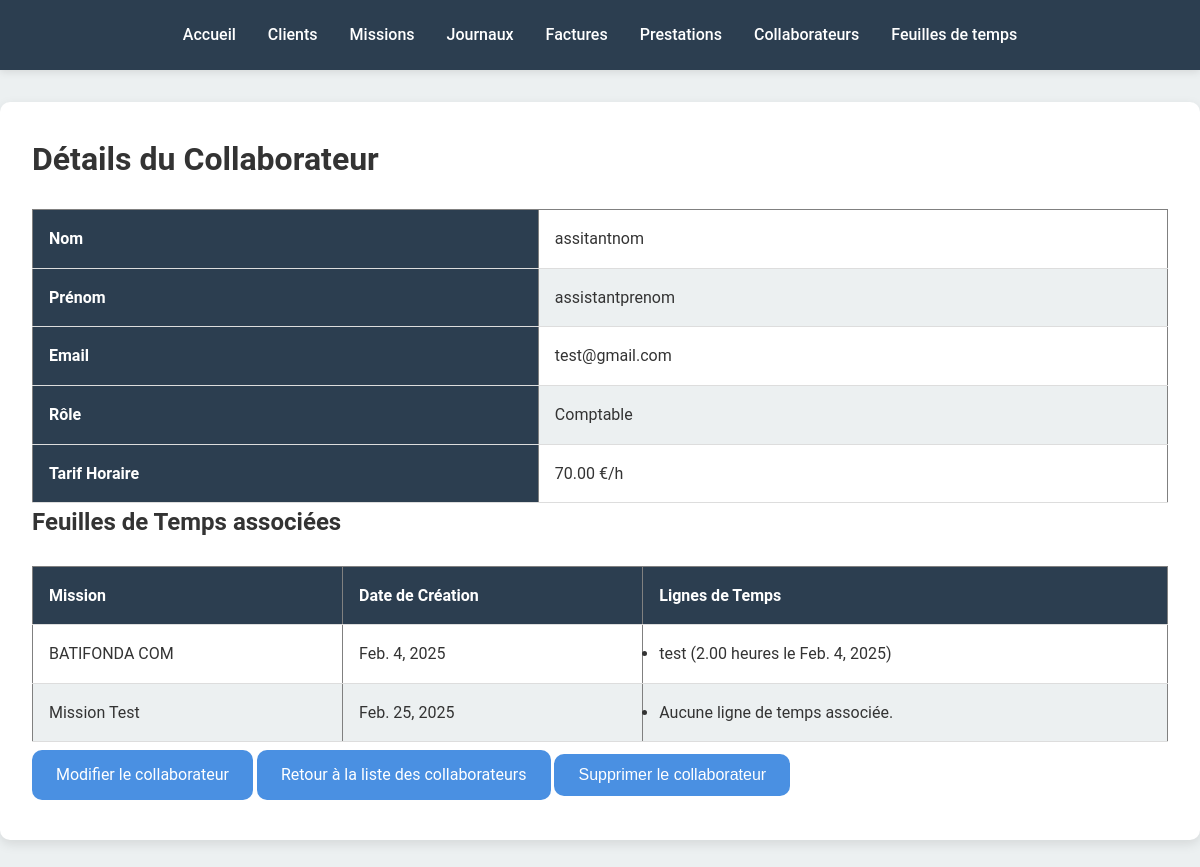
The page /collaborateurs/1/ (signed in) on the database as committed earlier.
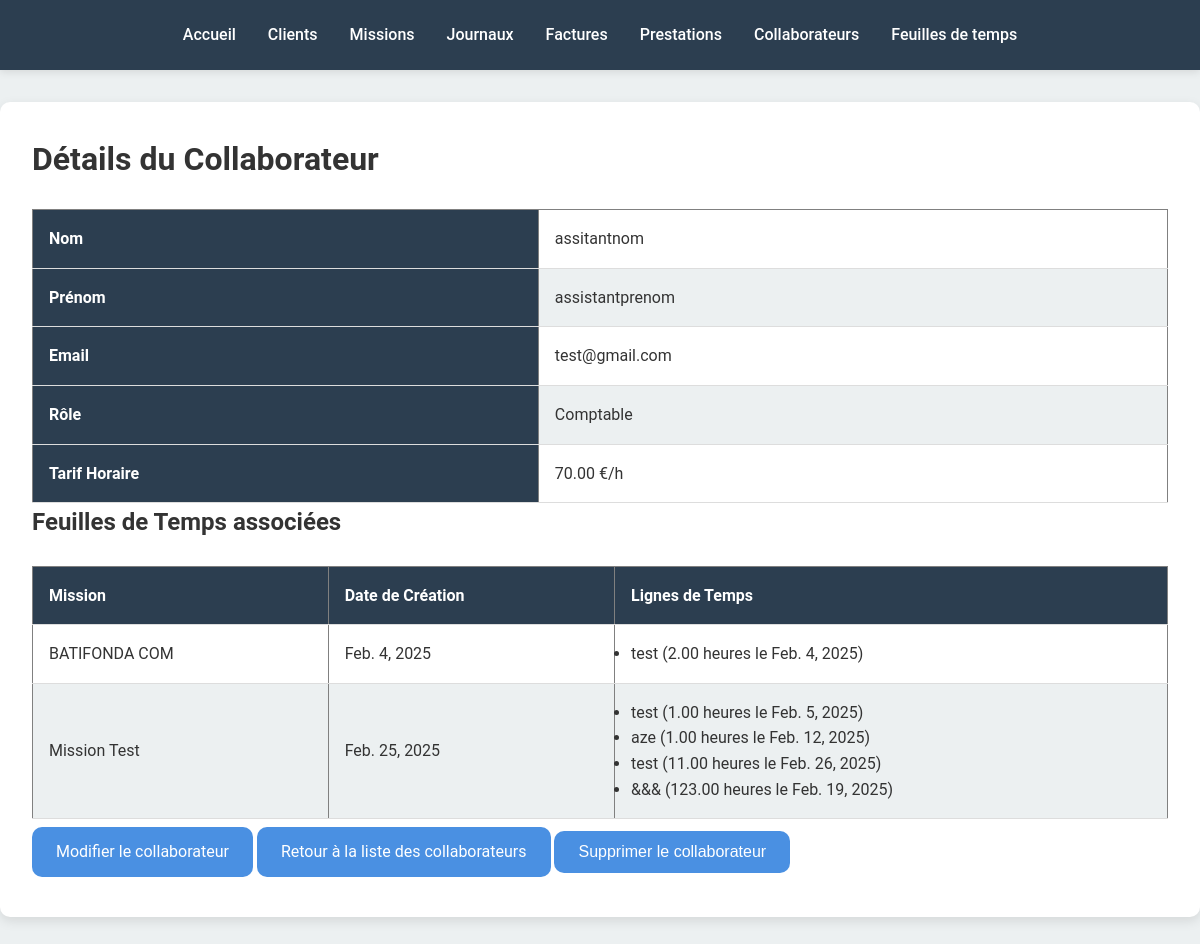
The same page on the database as committed later.
### projManagement/models.py (models this page shows, shortened)
class Collaborateur(models.Model):
    class Role(models.TextChoices):
        COMPTABLE  = 'COMPTABLE', 'Comptable'
        DIRECTEUR  = 'RAF', 'Responsable administratif et financier'
        ASSOCIE  = 'ASSOCIE', 'Associé'
    nom = models.CharField(max_length=100)
    prenom = models.CharField(max_length=100)
    email = models.EmailField(unique=True)
    password = models.CharField(max_length=128)
    role = models.CharField(max_length=10, choices=Role.choices)
    tarif_horaire = models.DecimalField(max_digits=10, decimal_places=2)

class FeuilleDeTemps(models.Model):
    mission = models.ForeignKey('Mission', on_delete=models.CASCADE, related_name='feuilles_de_temps')
    collaborateur = models.ForeignKey(Collaborateur, on_delete=models.CASCADE, related_name='feuilles_de_temps')
    date_creation = models.DateField(default=now, editable=True)

class Mission(models.Model):
    title = models.CharField(max_length=255)
    description = models.TextField(blank=True, null=True)
    start_date = models.DateField()
    end_date = models.DateField(blank=True, null=True)
    client = models.ForeignKey(Client, on_delete=models.CASCADE, related_name="missions")
    libelle = models.CharField(max_length=255, default = '')
    budget = models.DecimalField(max_digits=10, decimal_places=2, default=0)
    statut = models.CharField(max_length=20, choices=[("en cours", "En cours"), ("en attente", "En attente"), ("fermé", "Fermé")], default='En attente')

class LigneDeFeuilleDeTemps(models.Model):
    feuille_de_temps = models.ForeignKey(FeuilleDeTemps, on_delete=models.CASCADE, related_name='lignes')
    date = models.DateField()
    heures_travaillees = models.DecimalField(max_digits=5, decimal_places=2)
    description = models.TextField()
    montant = models.DecimalField(max_digits=10, decimal_places=2, null=True, blank=True)

### projManagement/views.py (the view)
# urls.py: path('collaborateurs/<int:id>/', views.detail_collaborateur, name='detail_collaborateur'),
def detail_collaborateur(request, id):
    collaborateur = Collaborateur.objects.filter(id=id).first()
    return render(request, 'projManagement/detailCollaborateur.html', {'collaborateur': collaborateur})

### projManagement/templates/projManagement/detailCollaborateur.html (shortened to what this page needs)
{% extends 'projManagement/overlay.html' %}
{% block content %}
<h1>Détails du Collaborateur</h1>
<table border="1">
    <tr>
        <th>Nom</th>
        <td>{{ collaborateur.nom }}</td>
    </tr>
    <tr>
        <th>Prénom</th>
        <td>{{ collaborateur.prenom }}</td>
    </tr>
    <tr>
        <th>Email</th>
        <td>{{ collaborateur.email }}</td>
    </tr>
    <tr>
        <th>Rôle</th>
        <td>{{ collaborateur.get_role_display }}</td>
    </tr>
    <tr>
        <th>Tarif Horaire</th>
        <td>{{ collaborateur.tarif_horaire }} €/h</td>
    </tr>
</table>
<h2>Feuilles de Temps associées</h2>
<table border="1">
    <thead>
        <tr>
            <th>Mission</th>
            <th>Date de Création</th>
            <th>Lignes de Temps</th>
        </tr>
    </thead>
    <tbody>
        {% for feuille in collaborateur.feuilles_de_temps.all %}
        <tr>
            <td>{{ feuille.mission.title }}</td>
            <td>{{ feuille.date_creation }}</td>
            <td>
                <ul>
                    {% for ligne in feuille.lignes.all %}
                    <li>{{ ligne.description }} ({{ ligne.heures_travaillees }} heures le {{ ligne.date }})</li>
                    {% empty %}
                    <li>Aucune ligne de temps associée.</li>
                    {% endfor %}
                </ul>
            </td>
        </tr>
        {% empty %}
        <tr>
            <td colspan="3">Aucune feuille de temps associée.</td>
        </tr>
        {% endfor %}
    </tbody>
</table>
<a href="{% url 'modifier_collaborateur' collaborateur.id %}" class="btn">Modifier le collaborateur</a>
<a href="{% url 'collaborateurs' %}" class="btn">Retour à la liste des collaborateurs</a>
<button onclick="document.getElementById('myDialog').showModal()" class="btn">Supprimer le collaborateur</button>
{% endblock %}

### projManagement/templates/projManagement/overlay.html (shortened to what this page needs)
{% load static %}
<!DOCTYPE html>
<html lang="en">
<head>
    <link rel="stylesheet" href="{% static 'projManagement/style.css' %}"/>
</head>
<body>
    <header>
        <nav>
            <ul>
                <li><a href="{% url 'home' %}">Accueil</a></li>
                <li><a href="{% url 'clients' %}">Clients</a></li>
                <li><a href="{% url 'missions' %}">Missions</a></li>
                <li><a href="{% url 'journaux' %}">Journaux</a></li>
                <li><a href="{% url 'factures' %}">Factures</a></li>
                <li><a href="{% url 'prestations' %}">Prestations</a></li>
                <li><a href="{% url 'collaborateurs' %}">Collaborateurs</a></li>
                <li><a href="{% url 'feuilles_de_temps' %}">Feuilles de temps</a></li>
            </ul>
        </nav>
    </header>
    <main>
        {% block content %}{% endblock %}
    </main>
</body>
</html>

### projManagement/static/projManagement/style.css (style rules this page uses)
:root { --font-family: 'Roboto', sans-serif; --primary: #4a90e2; --primary-hover: #357ABD; --secondary: #2c3e50; --accent: #e74c3c; --bg-light: #ecf0f1; --bg-white: #ffffff; --text: #333333; --header-height: 70px; --border-radius: 10px; --box-shadow: 0 4px 12px rgba(0, 0, 0, 0.1); }
* { margin: 0; padding: 0; box-sizing: border-box; }
html { scroll-behavior: smooth; }
body { font-family: var(--font-family); background: var(--bg-light); color: var(--text); line-height: 1.6; padding-top: var(--header-height); }
a { color: var(--primary); text-decoration: none; transition: color 0.3s ease; }
header { position: fixed; top: 0; left: 0; width: 100%; height: var(--header-height); background: var(--secondary); display: grid; place-items: center; box-shadow: 0 2px 8px rgba(0, 0, 0, 0.1); z-index: 100; }
header nav { width: 90%; }
header nav ul { list-style: none; display: flex; justify-content: center; gap: 2rem; }
header nav ul li a { color: #fff; font-size: 1rem; font-weight: 500; }
main { max-width: 1200px; margin: 2rem auto; background: var(--bg-white); border-radius: var(--border-radius); padding: 2rem; box-shadow: var(--box-shadow); }
table { width: 100%; border-collapse: collapse; margin-top: 1.5rem; }
th, td { padding: 1rem; text-align: left; border-bottom: 1px solid #ddd; }
th { background: var(--secondary); color: #fff; font-weight: 600; }
tr:nth-child(even) { background: var(--bg-light); }
.btn { display: inline-block; padding: 0.75rem 1.5rem; background: var(--primary); color: #fff; border: none; border-radius: var(--border-radius); font-size: 1rem; cursor: pointer; transition: background 0.3s ease; margin: 0.5rem 0; }

Rows that differ between the two databases and show on the page:
shown differently, row unchanged: FeuilleDeTemps "Feb. 25, 2025": no longer shows "Aucune ligne de temps associée."
added LigneDeFeuilleDeTemps: description "test", heures_travaillees "1.00", date "Feb. 5, 2025", shown under FeuilleDeTemps "Feb. 25, 2025"
added LigneDeFeuilleDeTemps: description "aze", heures_travaillees "1.00", date "Feb. 12, 2025", shown under FeuilleDeTemps "Feb. 25, 2025"
added LigneDeFeuilleDeTemps: description "test", heures_travaillees "11.00", date "Feb. 26, 2025", shown under FeuilleDeTemps "Feb. 25, 2025"
added LigneDeFeuilleDeTemps: description "&&&", heures_travaillees "123.00", date "Feb. 19, 2025", shown under FeuilleDeTemps "Feb. 25, 2025"
